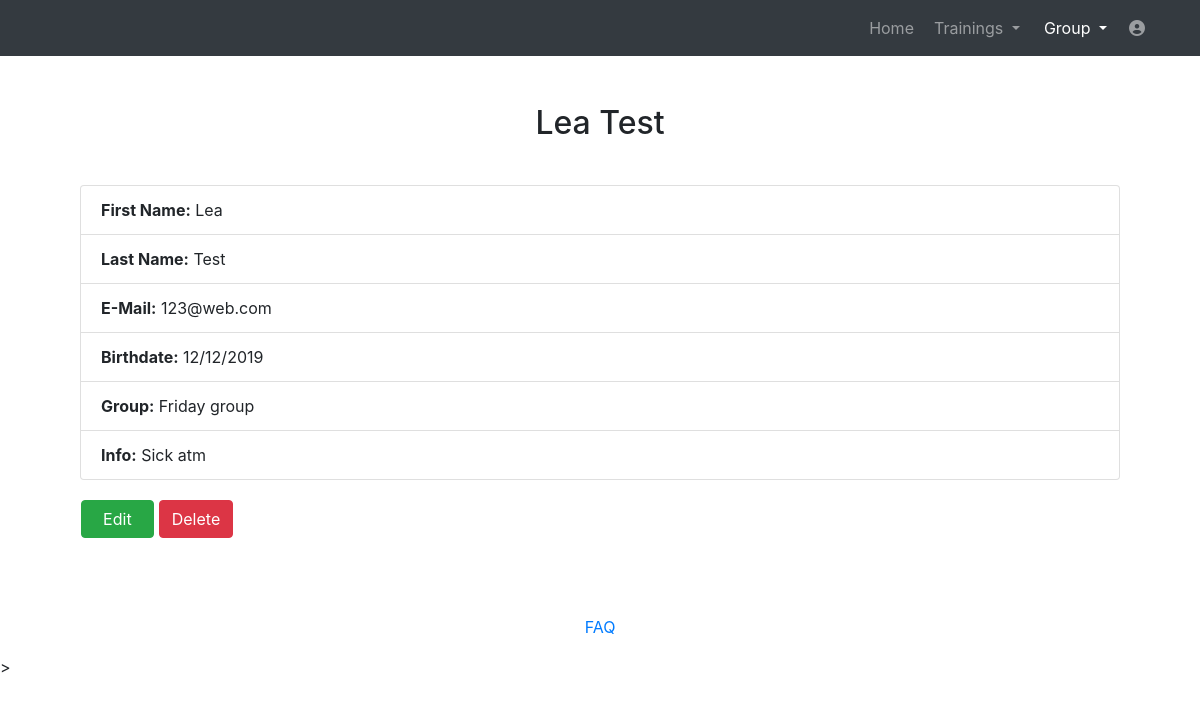
The page /website/showathlete/2 (signed in) on the database its author committed.
### website/models.py (models this page shows)
class Swimmer(models.Model):
    first_name = models.CharField(max_length=30)
    last_name = models.CharField(max_length=30)
    birthdate = models.CharField(max_length=30, null=True, default='')
    email = models.CharField(max_length=30)
    group = models.CharField(max_length=30, default='')
    info = models.CharField(max_length=828, null=True, default='')
    user = models.ForeignKey(User, on_delete=models.CASCADE)

### website/views_loggedin.py (the view)
# urls.py: path('showathlete/<int:athlete_id>', views_loggedin.showathlete, name='showathlete'),
@login_required
def showathlete(request, athlete_id):
    if Swimmer.objects.filter(pk=athlete_id).exists():
        swimmer = Swimmer.objects.get(pk=athlete_id)
        if swimmer.user == request.user:
            return render(request, 'showathlete.html', context={'swimmer': swimmer, 'athlete_id': athlete_id})
        else:
            messages.info(request, 'Access denied. You are not the trainer of this athlete!', extra_tags='alert')
            return HttpResponseRedirect(reverse('group'))
    else:
        messages.info(request, 'The athlete with the id ' + str(athlete_id) + ' does not exist.', extra_tags='alert')
        return HttpResponseRedirect(reverse('group'))

### templates/showathlete.html (shortened to what this page needs)
<!DOCTYPE html>
<html lang="en">
<head>
  {% load static %}
  <link href="{% static 'vendor/bootstrap/css/bootstrap.min.css' %}" rel="stylesheet">
  <link media="screen" href="{% static 'css/plan.css' %}" rel="stylesheet">
  <link href="{% static 'vendor/fontawesome-free/css/all.min.css' %}" rel="stylesheet" type="text/css">
  <link href="//netdna.bootstrapcdn.com/font-awesome/3.2.1/css/font-awesome.css" rel="stylesheet">
<body>
  <nav class="navbar navbar-expand-lg navbar-dark bg-dark static-top">
    <div class="container">
      <div class="collapse navbar-collapse" id="navbarResponsive">
        <ul class="navbar-nav ml-auto">
          <li class="nav-item ">
            <a class="nav-link" href="../home">Home</a>
          </li>
		  <li class="nav-item dropdown no-arrow mx-1">
			<a class="nav-link dropdown-toggle" href="#" id="messagesDropdown" role="button" data-toggle="dropdown" aria-haspopup="true" aria-expanded="false">
					Trainings
			</a>
		  </li>
          <li class="nav-item dropdown no-arrow mx-1 active">
			<a class="nav-link dropdown-toggle" href="#" id="messagesDropdown" role="button" data-toggle="dropdown" aria-haspopup="true" aria-expanded="false">
					Group
			</a>
		  </li>
		   <li class="nav-item dropdown no-arrow">
			<a class="nav-link " href="#" id="userDropdown" role="button" data-toggle="dropdown" aria-haspopup="true" aria-expanded="false">
			  <i class="fas fa-user-circle fa-fw"></i>
			</a>
		  </li>
        </ul>
      </div>
    </div>
  </nav>
  <div class="container">
    <div class="row">
      <div class="col-lg-12 text-center">
          <h2 class="mt-5">{{swimmer.first_name}} {{swimmer.last_name}}</h2>
      </div>
    </div>
    <div class="tab-content" style="padding:15px;">
        <div class="tab-pane active" id="profile">
            <div>
                <div class="card-body">
                        <ul class="list-group" style="margin:0px">
                            <li class="list-group-item"><b>First Name:</b> {{swimmer.first_name}}
                            </li>
                            <li class="list-group-item"><b>Last Name:</b> {{swimmer.last_name}}
                            </li>
                            <li class="list-group-item"><b>E-Mail:</b> {{swimmer.email}}
                            </li>
                            <li class="list-group-item"><b>Birthdate:</b> {{swimmer.birthdate}}
                            </li>
                            <li class="list-group-item"><b>Group:</b> {{swimmer.group}}
                            </li>
                            <li class="list-group-item"><b>Info:</b> {{swimmer.info}}
                            </li>
                        </ul>
                </div>
                <div style="margin-bottom: 2.0%">
                <a  href="{% url 'alterathlete' athlete_id=swimmer.pk %}" id="edit" name="edit" class="btn btn-success" style=" margin-left: 1.9%;padding-left: 2.0%;padding-right: 2.0%;">Edit</a>
                <a href="" class="btn btn-danger" data-toggle="modal" style="color: white;" data-toggle="modal" data-target="#deleteModal" >Delete</a>
            </div>
        </div>
    </div>
  </div>
  </div>
  <br>
    <footer class="page-footer font-small blue">
      <div class="footer-copyright text-center py-3">
        <a href="../help"> FAQ</a>
      </div>
    </footer>
</body>
</html>

### rows shown on the page
Swimmer: first_name "Lea", last_name "Test", email "123@web.com", birthdate "12/12/2019", group "Friday group", info "Sick atm"
